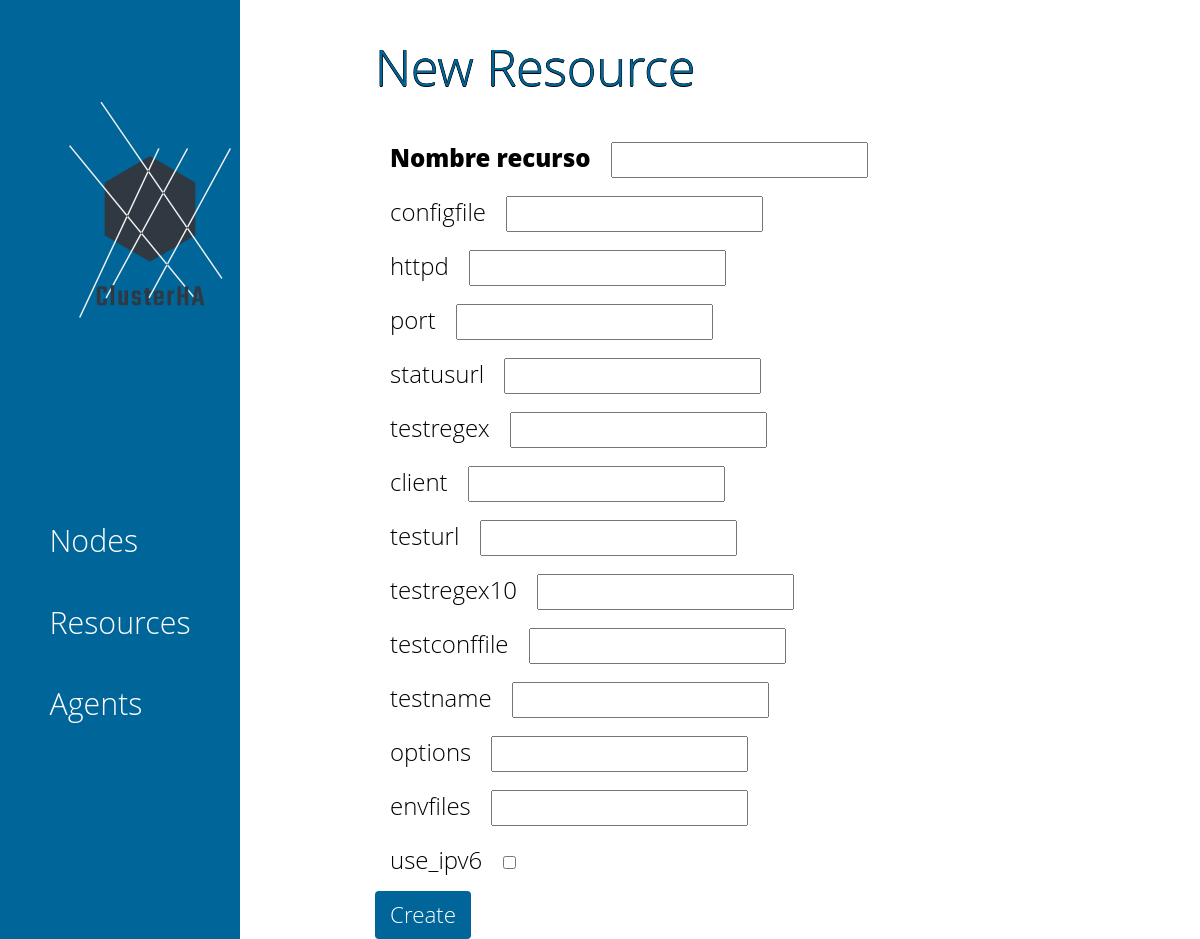
The page /resources/new/apache on the database its author committed.
### cluster/models.py (models this page shows)
class Agent_Param(models.Model):
    agent = models.ForeignKey(Agent, on_delete=models.CASCADE)
    name = models.CharField(max_length=50)
    title = models.CharField(max_length=200, default="title")
    description = models.TextField(default="description")
    required = models.BooleanField(default=False)
    unique = models.BooleanField(default=False)
    content_type = models.CharField(max_length=50, default="content-type")
    default_value = models.CharField(max_length=150, default="default", null=True)

### cluster/views.py (the view)
# urls.py: path('resources/new/<agent_name>', views.resources_form, name='resources_form'),
def resources_form(request, agent_name):
    template = loader.get_template('resources_form.html')
    params = Agent_Param.objects.all().filter(agent__name=agent_name)
    context = {
        'agent_name': agent_name,
        'params': params,
    }
    return HttpResponse(template.render(context, request))

### cluster/templates/resources_form.html (shortened to what this page needs)
{% extends "base.html" %}
{% block content %}
    <div class="container">
        <div class="tm-title">New Resource</div>
    <form action="{% url 'cluster:resources_created' agent_name %}" method="post">
        <label class="tm-nav-item-custom" for="name"><b>Nombre recurso</b></label>
        <input type="text" name="nombre" id="nombre" required><br>
    {% for param in params %}
        <label class="tm-nav-item-custom" for="param_name">{{ param.name }}</label>
        <input {% if param.content_type == 'boolean' %}type="checkbox"{% elif param.content_type == 'integer' %}type="number"{% elif param.content_type == 'string' %}type="text"{% endif %} name={{ param.name }} id={{ param.name }} ><br>
    {% endfor %}
        <input class="tm-button-form" type="submit" value="Create">
    </form>
{% endblock %}

### cluster/static/css/site.css (style rules this page uses)
body { font-family: 'Open Sans', Helvetica, Arial, sans-serif; font-size: 20px; font-weight: 300; overflow-x: hidden; }
.tm-button-form { background-color: #006599; border: none; color: white; cursor: pointer; display: inline-block; font-size: 1.4rem; padding: 7px 15px; border-radius: 4px; }
.tm-title { font-size: 2.5em; list-style: none; padding: 30px 0px; transition: all 0.3s ease; color: #006599; text-shadow: -0.5px 0 black, 0 0.5px black, 0.5px 0 black, 0 -0.5px black; }
b { font-weight: 800; }
.tm-nav-item-custom { font-size: 1.5rem; list-style: none; padding: 5px 15px; transition: all 0.3s ease; color: black; }
.tm-nav-item-custom b { font-weight: 800; }
@media (min-width: 576px) { .container { width: 100%; } }
@media (min-width: 992px) { .container { width: 100%; } }
@media (min-width: 1200px) { .container { width: 100%; } }

### rows shown on the page
Agent_Param: name "configfile"
Agent_Param: name "httpd"
Agent_Param: name "port"
Agent_Param: name "statusurl"
Agent_Param: name "testregex"
Agent_Param: name "client"
Agent_Param: name "testurl"
Agent_Param: name "testregex10"
Agent_Param: name "testconffile"
Agent_Param: name "testname"
Agent_Param: name "options"
Agent_Param: name "envfiles"
Agent_Param: name "use_ipv6"
